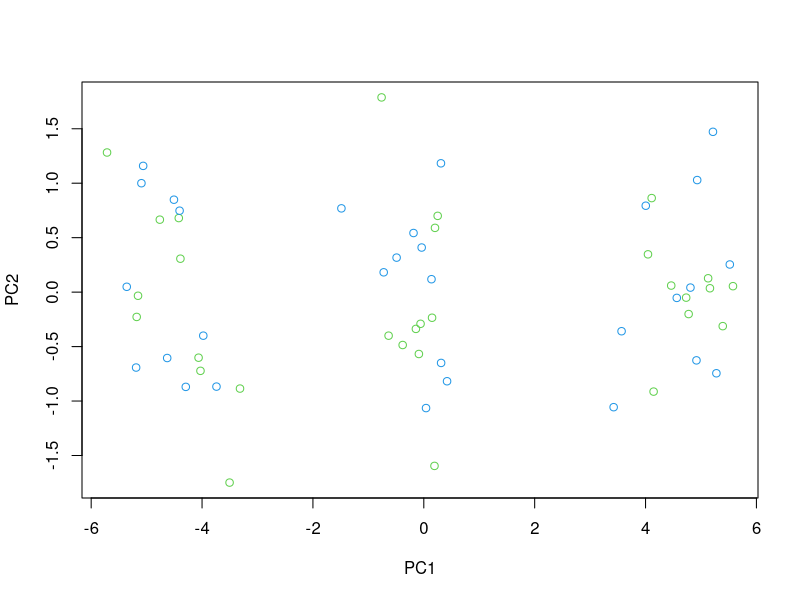
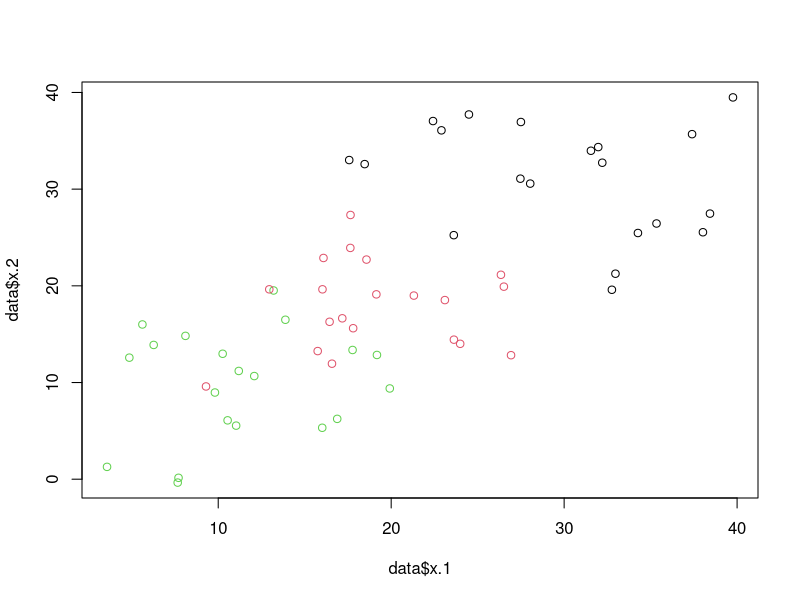
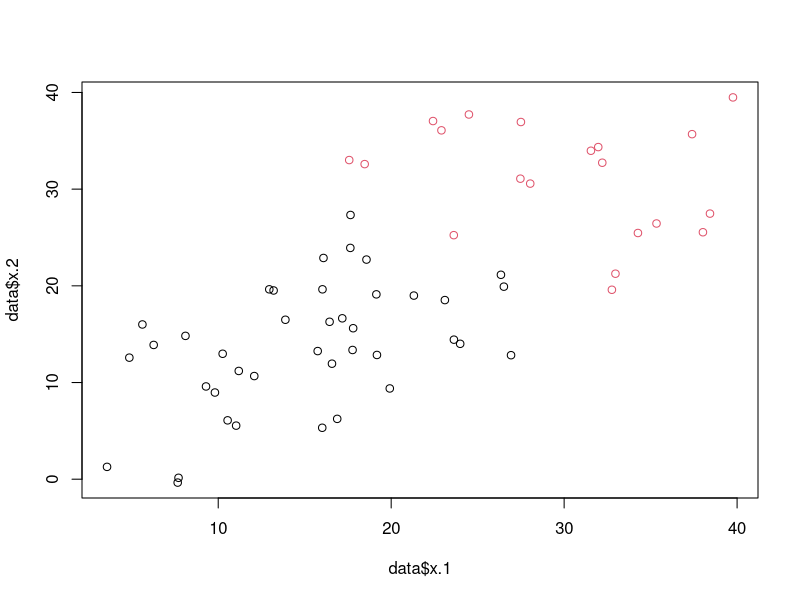
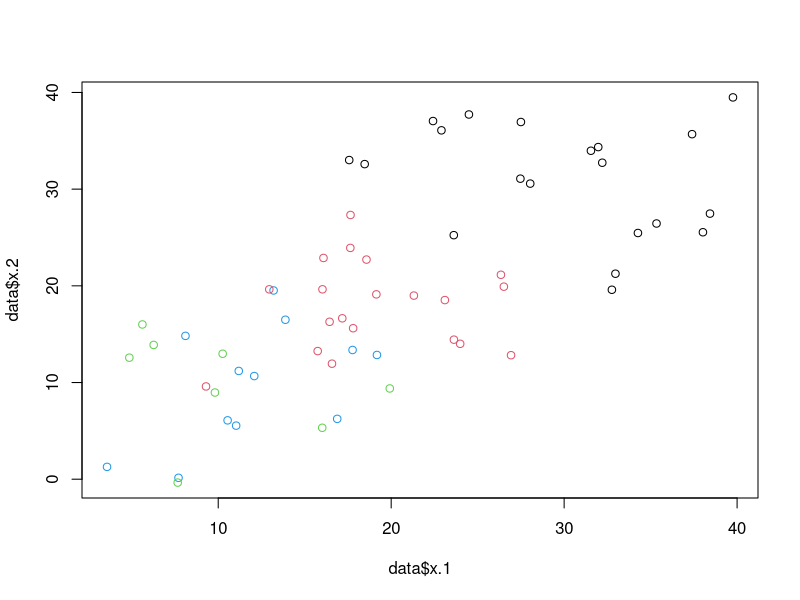
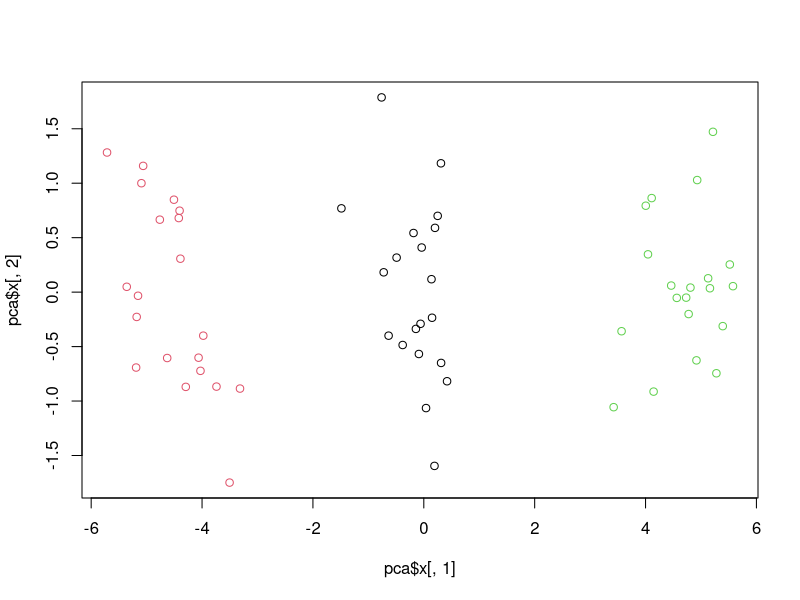
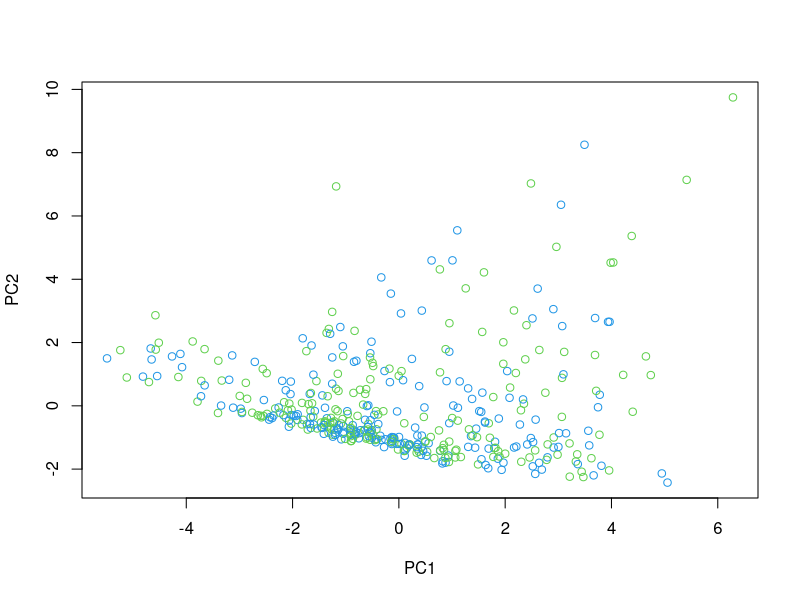
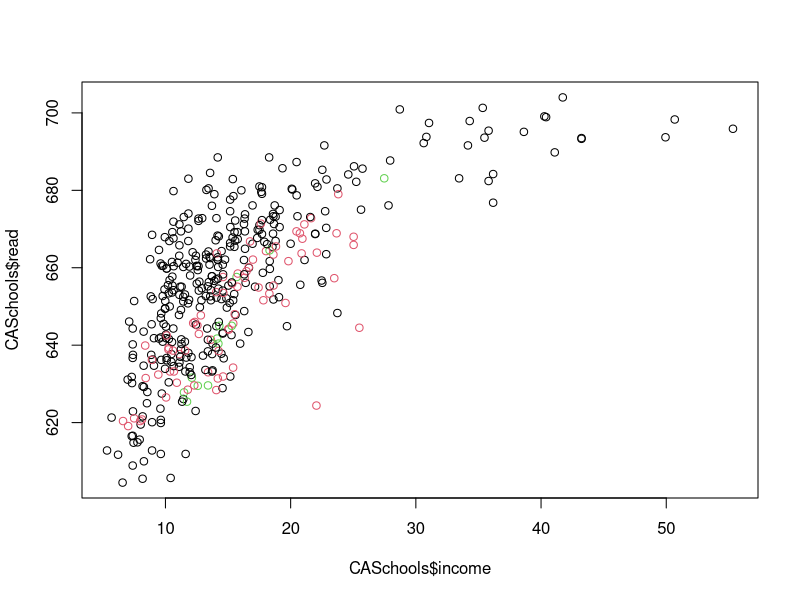
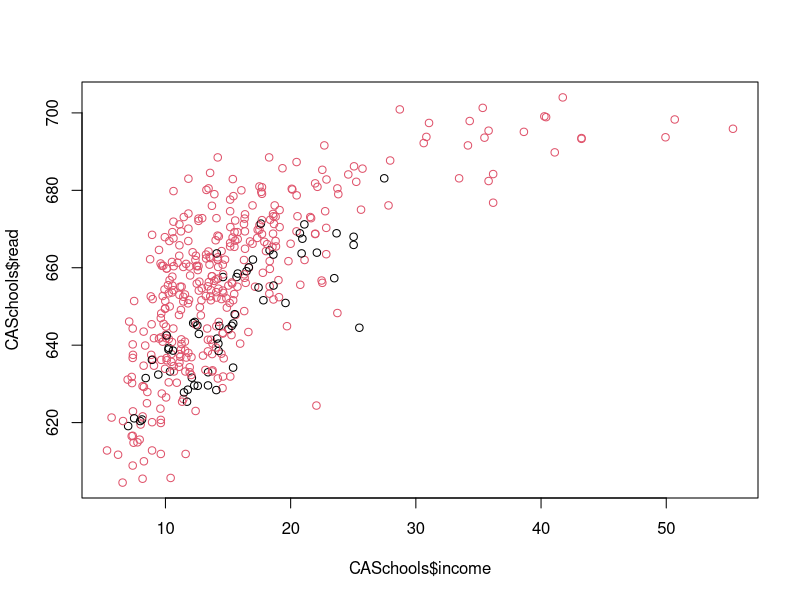

Reproduce these figures in R, in order.
## ---- chunk 1
knitr::opts_chunk$set(echo = TRUE)
library(tidyverse)


## ---- chunk 2
#pg 417 ISLR
set.seed(10101)
x_1 = matrix(rnorm(20*20,mean = 10,sd = 5),ncol = 20)
x_2 = matrix(rnorm(20*20,mean = 20,sd = 5),ncol = 20)
x_3 = matrix(rnorm(20*20,mean = 30,sd = 5),ncol = 20)

data = data.frame(x = rbind(x_1,x_2,x_3))





## ---- chunk 3

pca = prcomp(data, scale = TRUE)
summary(pca)
plot(pca$x[,1:2],col = 3:4)


## ---- chunk 4
#k-means algorithm with k = 3
kmeans = kmeans(x = data, centers = 3, nstart = 20)
kmeans$cluster


class = c(rep(2,20),rep(3,20),rep(1,20))
table(kmeans$cluster,class)
plot(data$x.1,data$x.2,col = kmeans$cluster)
## ---- chunk 5
#with k = 2
kmeans2 = kmeans(x = data, centers = 2, nstart = 20)



class = c(rep(1,20),rep(2,20),rep(3,20))
table(kmeans2$cluster,class)
plot(data$x.1,data$x.2,col = kmeans2$cluster)

## ---- chunk 6
kmeans4 = kmeans(x = data, centers = 4, nstart = 20)
kmeans4$cluster


class = c(rep(2,20),rep(1,20),rep(3,20))
table(kmeans4$cluster,class)
plot(data$x.1,data$x.2,col = kmeans4$cluster)



## ---- chunk 7
#k-means on PCs
kmeans_pca = kmeans(x = pca$x[,1:2], centers = 3, nstart = 20)

# kmeans_pca$cluster
table(kmeans_pca$cluster,c(rep(3,20),rep(2,20),rep(1,20)))
plot(pca$x[,1], pca$x[,2], col = kmeans_pca$cluster)




## ---- chunk 8
library(AER)
data("CASchools")


#drop all non-numerical variables from dataset
CASchools = CASchools %>% 
  select(-c(district,school,county,grades))

pca2 = prcomp(CASchools, scale = TRUE)
summary(pca2)
plot(pca2$x[,1:2],col = 3:4)


## ---- chunk 9
kmeans = kmeans(x = CASchools, centers = 3, nstart = 20)


class = c(rep(1,420/3),rep(2,420/3),rep(3,420/3))
table(kmeans$cluster,class)
plot(CASchools$income,CASchools$read,col = kmeans$cluster)


## ---- chunk 10
#with k = 2
kmeans2 = kmeans(x = CASchools, centers = 2, nstart = 20)



class = c(rep(1,210),rep(2,210))
table(kmeans2$cluster,class)
plot(CASchools$income,CASchools$read,col = kmeans2$cluster)


## ---- chunk 11
kmeans4 = kmeans(x = CASchools, centers = 4, nstart = 20)



class = c(rep(2,420/4),rep(1,420/4),rep(4,420/4),rep(3,420/4))
table(kmeans4$cluster,class)
plot(CASchools$income,CASchools$read,col = kmeans4$cluster)




## ---- chunk 12
#k-means on PCs
kmeans_pca = kmeans(x = pca2$x[,1:2], centers = 3, nstart = 20)

kmeans_pca$cluster
length(kmeans_pca$cluster)
# kmeans_pca$cluster
table(kmeans_pca$cluster,c(rep(1,420/3),rep(3,420/3),rep(2,420/3)))
plot(pca2$x[,1], pca2$x[,2], col = kmeans_pca$cluster)
